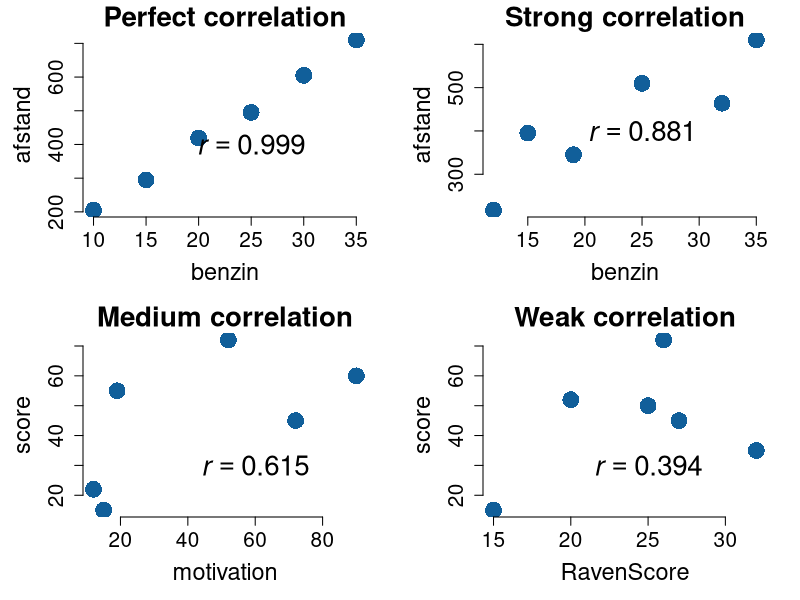

Generate this figure with R:
# weak and strong correlations examples


G_cex <- 2.7
G_cexAxis <- 1.5
G_cexLab <- 1.7
par(mfrow=c(2,2), mar=c(5,5,2,2))

# perfect correlation ---- 
benzin   <- c( 10,  15,  20,  25,  30,  35)
afstand  <- c(205, 295, 419, 495, 605, 710) 
plot(benzin, afstand, 
     main = 'Perfect correlation',
     cex.main = 2,
     frame.plot = FALSE, 
     pch = 16, 
     col = "#115f9a",
     cex = G_cex, 
     cex.axis = G_cexAxis, 
     cex.lab = G_cexLab)


c1 <- cor(benzin, afstand, method = 'pearson')
lgnd <- bquote(italic(r) == .(format(c1, digits = 3)))
text(25,400, as.expression(lgnd), cex = 2)


# Strong correlation ---- 
# driving in real traffic
benzin   <- c( 12,  15,  19,  25,  32,  35)
afstand  <- c(217, 395, 345, 510, 464, 610) 
plot(benzin, afstand, 
     main = 'Strong correlation',
     cex.main = 2,
     frame.plot = FALSE, 
     pch = 16, 
     col = "#115f9a",
     cex = G_cex, 
     cex.axis = G_cexAxis, 
     cex.lab = G_cexLab)

c1 <- cor(benzin, afstand, method = 'pearson')
lgnd <- bquote(italic(r) == .(format(c1, digits = 3)))
text(25,400, as.expression(lgnd), cex = 2)


# Medium correlation ----
motivation   <- c( 12,  15,  19,  52,  72,  90)
score   <- c(22, 15, 55, 72, 45, 60) 
plot(motivation, score, 
     main = 'Medium correlation',
     cex.main = 2,
     frame.plot = FALSE, 
     pch = 16, 
     col = "#115f9a",
     cex = G_cex, 
     cex.axis = G_cexAxis, 
     cex.lab = G_cexLab)

c1 <- cor(motivation, score, method = 'pearson')
lgnd <- bquote(italic(r) == .(format(c1, digits = 3)))
text(60,30, as.expression(lgnd), cex = 2)


# Weak correlation ----
RavenScore   <- c(20, 15, 32, 26, 27, 25)
score        <- c(52, 15, 35, 72, 45, 50) 
plot(RavenScore, score, 
     main = 'Weak correlation',
     cex.main = 2,
     frame.plot = FALSE, 
     pch = 16, 
     col = "#115f9a",
     cex = G_cex, 
     cex.axis = G_cexAxis, 
     cex.lab = G_cexLab)

c1 <- cor(RavenScore, score, method = 'pearson')
#lgnd <- bquote(italic(r)^2 == .(format(c1^2, digits = 3))~~/n italic(r)) # R squared
lgnd <- bquote(italic(r) == .(format(c1, digits = 3))) # R
text(25,30, as.expression(lgnd), cex = 2)


